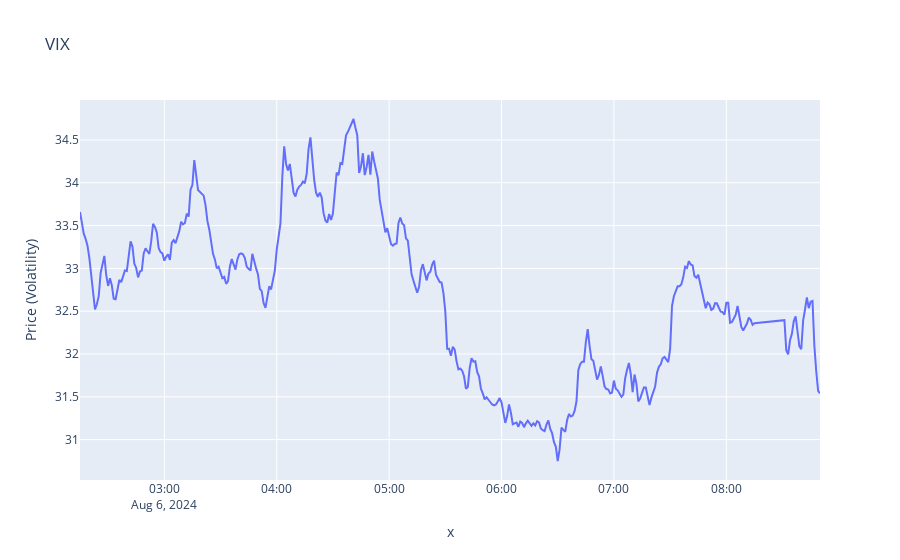

Write notebook code for a chart like this one.
### Code cell
plot_price(vix_day, "VIX", "Volatility")

### Figure 1 — Plotly figure (JSON) as saved in the notebook; plotly's stock layout.template omitted (floating-point values rounded to 4 significant figures; data arrays with more than 128 entries replaced by an {"elided": "..."} marker saying what was removed)
{"data": [{"hovertemplate": "x=%{x}<br>Price (Volatility)=%{y}<extra></extra>", "legendgroup": "", "line": {"color": "#636efa", "dash": "solid"}, "marker": {"symbol": "circle"}, "mode": "lines", "name": "", "orientation": "v", "showlegend": false, "type": "scatter", "x": {"elided": "378 str values"}, "xaxis": "x", "y": {"elided": "378 float values"}, "yaxis": "y"}], "layout": {"legend": {"tracegroupgap": 0}, "title": {"text": "VIX"}, "xaxis": {"anchor": "y", "domain": [0, 1], "title": {"text": "x"}}, "yaxis": {"anchor": "x", "domain": [0, 1], "title": {"text": "Price (Volatility)"}}}}
